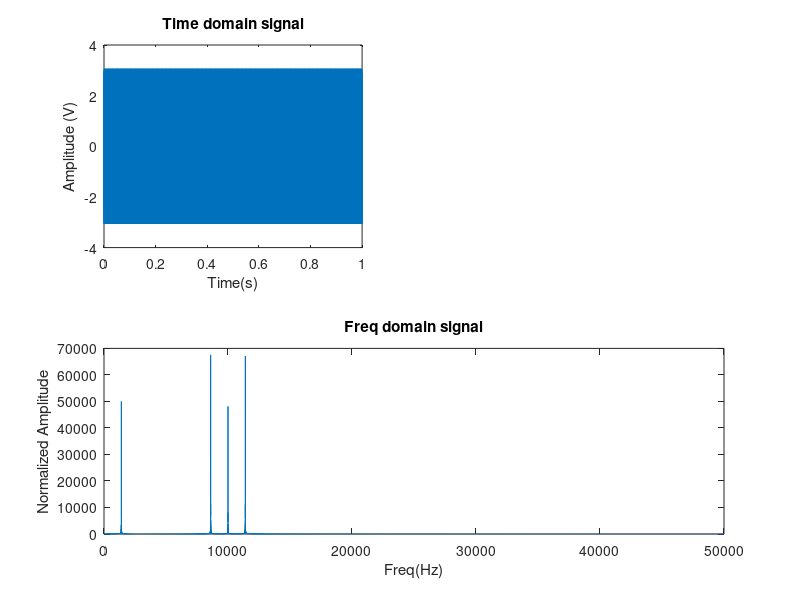

Source code (MATLAB):

Fs = 100000; % sampling frequency
Ts = 1/Fs;  
dt = 0:Ts:1-Ts;
w_light = 10000;
w_vibration = 1400;

signal = 1*sin(w_vibration*2*pi*dt)+1*sin(w_light*2*pi*dt)+1.4*cos(2*pi*(w_light+w_vibration)*dt)+1.4*cos(2*pi*(w_light-w_vibration)*dt);
nfft = length(signal);
nfft2 = 2^nextpow2(nfft);
ff = fft(signal,nfft2);
fff = ff(1:nfft2/2);
xfft = Fs*(0:nfft2/2-1)/nfft2;
subplot(2,2,1);

plot(dt,signal);
xlabel('Time(s)');
ylabel('Amplitude (V)');
title('Time domain signal');

subplot(2,1,2);
plot(xfft,abs(fff));
xlabel('Freq(Hz)');
ylabel('Normalized Amplitude');
title('Freq domain signal')
